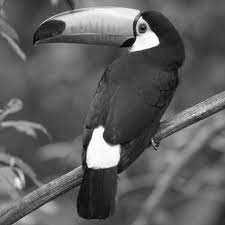
#> input picture image2.jpg, 225 x 225 px
$ python 3b.py
#> lines starting #> are read from the running program, lines starting #| are printed output that depends on the picture; after the words box and inside, x2 and y2 are one past the last pixel; in counts of white or black regions, pixels touching at a corner belong together
import cv2
import numpy as np
import matplotlib.pyplot as plt


image = cv2.imread('image2.jpg', cv2.IMREAD_GRAYSCALE)
#> image is the input picture: shape (225, 225); min 0, max 255, mean 95.6
#| <class 'numpy.ndarray'>


def add_salt_noise(noisy_image):
    row, col = noisy_image.shape
#> row = 225; col = 225
    num_of_pixels = np.random.randint(300, 10000)
    for i in range(num_of_pixels):
        x_cor = np.random.randint(0, row-1)
        y_cor = np.random.randint(0, col-1)
        noisy_image[x_cor][y_cor] = 255
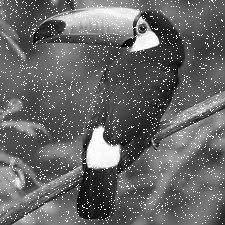
#> noisy_image: shape (225, 225); 5.77% of pixels changed, all inside (x1, y1, x2, y2) = (0, 0, 224, 224)
    return noisy_image


def add_papper_noise(noisy_image):
    row, col = noisy_image.shape
#> row = 225; col = 225
    num_of_pixels = np.random.randint(300, 10000)
    for i in range(num_of_pixels):
        x_cor = np.random.randint(0, row-1)
        y_cor = np.random.randint(0, col-1)
        noisy_image[x_cor][y_cor] = 0
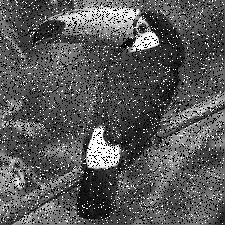
#> noisy_image: shape (225, 225); 15.27% of pixels changed, all inside (x1, y1, x2, y2) = (0, 0, 224, 224)
    return noisy_image


noisy_image = image.copy()
print(type(noisy_image))
add_salt_noise(noisy_image)
add_papper_noise(noisy_image)


def average_filter(noisy_image, kernel_size):
#> called with kernel_size = 3
    filtered_image = np.zeros_like(noisy_image)
    pad_size = kernel_size // 2
    starting_row = 0+pad_size
    starting_col = 0+pad_size
    ending_row = filtered_image.shape[0] - pad_size
#> ending_row = 224
    ending_col = filtered_image.shape[1] - pad_size
#> ending_col = 224
    mask = np.ones((kernel_size, kernel_size)) / (kernel_size**2)

    for i in range(starting_row, ending_row):
        for j in range(starting_col, ending_col):
            window = noisy_image[i - pad_size:i +
                                 pad_size + 1, j-pad_size:j+pad_size+1]
            temp_window = window.copy()
            temp_window = temp_window * mask
            temp_window_mean = np.sum(temp_window)
            filtered_image[i][j] = temp_window_mean
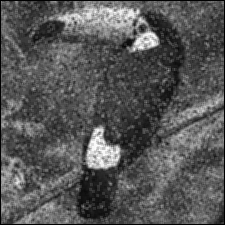
#> filtered_image: shape (225, 225); min 0, max 253, mean 86.6

    return filtered_image


def calculate_psnr(image, filtered_image):
    image = image.astype(np.float64)
    filtered_image = filtered_image.astype(np.float64)
    mse = np.mean((image-filtered_image)**2)
#> mse = 2784.2
    max_pixel = 255.0
    psnr = 20*np.log10(max_pixel/np.sqrt(mse))
#> psnr = 13.68
    return psnr


mask_3_filtered_image = average_filter(noisy_image, 3)
psnr_for_mask_3 = calculate_psnr(noisy_image, mask_3_filtered_image)
#> psnr_for_mask_3 = 13.68

mask_5_filtered_image = average_filter(noisy_image, 5)
#> call 2 of average_filter, with kernel_size = 5
#> after the loop in average_filter (call 2), `for i in range(starting_row, ending_row):`:
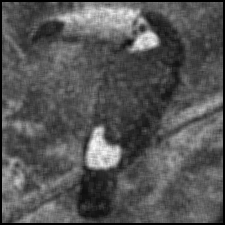
#> filtered_image: shape (225, 225); min 0, max 250, mean 84.9
psnr_for_mask_5 = calculate_psnr(noisy_image, mask_5_filtered_image)
#> psnr_for_mask_5 = 13.08

mask_7_filtered_image = average_filter(noisy_image, 7)
#> call 3 of average_filter, with kernel_size = 7
#> after the loop in average_filter (call 3), `for i in range(starting_row, ending_row):`:
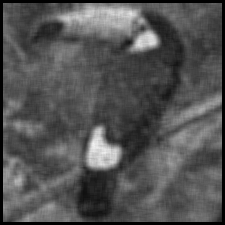
#> filtered_image: shape (225, 225); min 0, max 243, mean 83.3
psnr_for_mask_7 = calculate_psnr(noisy_image, mask_7_filtered_image)
#> psnr_for_mask_7 = 12.74

plt.figure(figsize=(12, 6))
plt.subplot(2, 2, 1)
plt.imshow(image, cmap='gray')
plt.title('Original image')
plt.axis('off')

plt.subplot(2, 2, 2)
plt.imshow(mask_3_filtered_image, cmap='gray')
plt.title(f'Avarage filtered image (3x3)  PSNR {psnr_for_mask_3:.2f} dB')
plt.axis('off')

plt.subplot(2, 2, 3)
plt.imshow(mask_5_filtered_image, cmap='gray')
plt.title(f'Avarage filtered image (5x5)  PSNR {psnr_for_mask_5:.2f} dB')
plt.axis('off')

plt.subplot(2, 2, 4)
plt.imshow(mask_7_filtered_image, cmap='gray')
plt.title(f'Avarage filtered image (7x7)  PSNR {psnr_for_mask_7:.2f} dB')
plt.axis('off')
plt.show()
